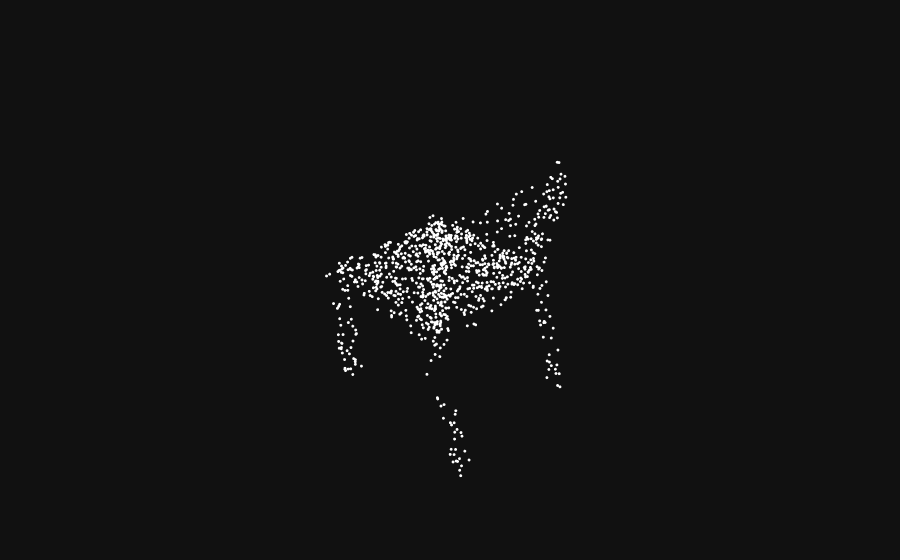

Notebook source saved alongside this figure:
### Code cell
idx = random.randint(0, len(dataset_test))

data = dataset_test[idx]

cloud = data.pos.view(1, num_points, 3)
cloud = cloud.transpose(2, 1).to(device)

output, _ = pointnet(cloud)

probabilities = 100*F.softmax(output.transpose(1,0), dim=0)

_, predicted = torch.max(output.data, 1)
label = data.y

print('Predicted Class: {}    Certainty: {:8.4}   Actual Class:   {}'.format(classes[predicted.item()], probabilities[predicted.item()].item(), classes[label.item()]))

fig = go.Figure(
  data=[
    go.Scatter3d(
      x=data.pos[:,0], y=data.pos[:,1], z=data.pos[:,2],
      mode='markers',
      marker=dict(size=1, color="white"))],
  layout=dict(
    scene=dict(
      xaxis=dict(visible=False),
      yaxis=dict(visible=False),
      zaxis=dict(visible=False))))

fig.update_layout(template='plotly_dark')

fig.show()

### Figure 1 — Plotly figure (JSON) as saved in the notebook; plotly's stock layout.template omitted (floating-point values rounded to 4 significant figures; data arrays with more than 128 entries replaced by an {"elided": "..."} marker saying what was removed)
{"data": [{"marker": {"color": "white", "size": 1}, "mode": "markers", "type": "scatter3d", "x": {"elided": "1024 float values"}, "y": {"elided": "1024 float values"}, "z": {"elided": "1024 float values"}}], "layout": {"scene": {"xaxis": {"visible": false}, "yaxis": {"visible": false}, "zaxis": {"visible": false}}}}
